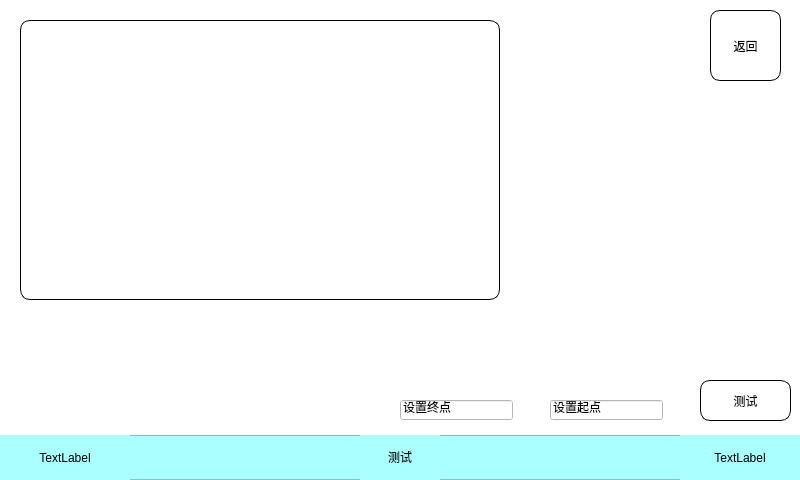
<?xml version="1.0" encoding="UTF-8"?>
<ui version="4.0">
 <class>Form</class>
 <widget class="QWidget" name="Form">
  <property name="geometry">
   <rect>
    <x>0</x>
    <y>0</y>
    <width>800</width>
    <height>480</height>
   </rect>
  </property>
  <property name="windowTitle">
   <string>Form</string>
  </property>
  <property name="styleSheet">
   <string notr="true">background-color:rgb(255, 255, 255)</string>
  </property>
  <widget class="QFrame" name="under">
   <property name="geometry">
    <rect>
     <x>0</x>
     <y>435</y>
     <width>800</width>
     <height>45</height>
    </rect>
   </property>
   <property name="styleSheet">
    <string notr="true">background-color:rgb(170, 255, 255)</string>
   </property>
   <property name="frameShape">
    <enum>QFrame::StyledPanel</enum>
   </property>
   <property name="frameShadow">
    <enum>QFrame::Raised</enum>
   </property>
   <widget class="QLabel" name="label_13">
    <property name="geometry">
     <rect>
      <x>360</x>
      <y>0</y>
      <width>80</width>
      <height>45</height>
     </rect>
    </property>
    <property name="text">
     <string>测试</string>
    </property>
    <property name="alignment">
     <set>Qt::AlignCenter</set>
    </property>
    <property name="textInteractionFlags">
     <set>Qt::TextBrowserInteraction</set>
    </property>
   </widget>
   <widget class="QLabel" name="dateLabel">
    <property name="geometry">
     <rect>
      <x>0</x>
      <y>0</y>
      <width>130</width>
      <height>45</height>
     </rect>
    </property>
    <property name="text">
     <string>TextLabel</string>
    </property>
    <property name="alignment">
     <set>Qt::AlignCenter</set>
    </property>
   </widget>
   <widget class="QLabel" name="timeLabel">
    <property name="geometry">
     <rect>
      <x>680</x>
      <y>0</y>
      <width>120</width>
      <height>45</height>
     </rect>
    </property>
    <property name="text">
     <string>TextLabel</string>
    </property>
    <property name="alignment">
     <set>Qt::AlignCenter</set>
    </property>
   </widget>
  </widget>
  <widget class="QPushButton" name="scanBtn">
   <property name="geometry">
    <rect>
     <x>700</x>
     <y>380</y>
     <width>91</width>
     <height>41</height>
    </rect>
   </property>
   <property name="styleSheet">
    <string notr="true">border-style: solid; border-width: 1px; border-radius: 10px; border-color: black;</string>
   </property>
   <property name="text">
    <string>测试</string>
   </property>
  </widget>
  <widget class="QLineEdit" name="lineEdit">
   <property name="geometry">
    <rect>
     <x>550</x>
     <y>400</y>
     <width>113</width>
     <height>20</height>
    </rect>
   </property>
   <property name="text">
    <string>设置起点</string>
   </property>
  </widget>
  <widget class="QLineEdit" name="lineEdit_2">
   <property name="geometry">
    <rect>
     <x>400</x>
     <y>400</y>
     <width>113</width>
     <height>20</height>
    </rect>
   </property>
   <property name="text">
    <string>设置终点</string>
   </property>
  </widget>
  <widget class="QWidget" name="widget" native="true">
   <property name="geometry">
    <rect>
     <x>20</x>
     <y>20</y>
     <width>480</width>
     <height>280</height>
    </rect>
   </property>
   <property name="minimumSize">
    <size>
     <width>411</width>
     <height>0</height>
    </size>
   </property>
   <property name="maximumSize">
    <size>
     <width>480</width>
     <height>280</height>
    </size>
   </property>
   <property name="styleSheet">
    <string notr="true">#widget
{border-style: solid; border-width: 1px; border-radius: 10px; border-color: black;}</string>
   </property>
  </widget>
  <widget class="QPushButton" name="backBtn">
   <property name="geometry">
    <rect>
     <x>710</x>
     <y>10</y>
     <width>71</width>
     <height>71</height>
    </rect>
   </property>
   <property name="styleSheet">
    <string notr="true">border-style: solid; border-width: 1px; border-radius: 10px; border-color: black;</string>
   </property>
   <property name="text">
    <string>返回</string>
   </property>
  </widget>
 </widget>
 <resources>
  <include location="img.qrc"/>
 </resources>
 <connections/>
</ui>
